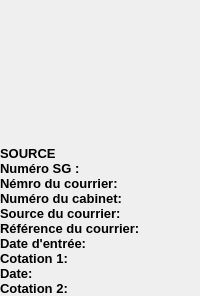
                  <widget class="QWidget" name="widget_41" native="true">
                   <layout class="QVBoxLayout" name="verticalLayout_36">
                    <property name="spacing">
                     <number>0</number>
                    </property>
                    <property name="leftMargin">
                     <number>0</number>
                    </property>
                    <property name="topMargin">
                     <number>0</number>
                    </property>
                    <property name="rightMargin">
                     <number>0</number>
                    </property>
                    <property name="bottomMargin">
                     <number>0</number>
                    </property>
                    <item>
                     <widget class="QWidget" name="widget_43" native="true">
                      <layout class="QVBoxLayout" name="verticalLayout_37">
                       <item>
                        <widget class="QLabel" name="label_86">
                         <property name="text">
                          <string/>
                         </property>
                        </widget>
                       </item>
                       <item>
                        <widget class="QLabel" name="label_6">
                         <property name="text">
                          <string/>
                         </property>
                        </widget>
                       </item>
                       <item>
                        <widget class="QLabel" name="label_3">
                         <property name="font">
                          <font>
                           <pointsize>10</pointsize>
                           <weight>75</weight>
                           <bold>true</bold>
                          </font>
                         </property>
                         <property name="text">
                          <string/>
                         </property>
                        </widget>
                       </item>
                       <item>
                        <widget class="QLabel" name="label_7">
                         <property name="text">
                          <string/>
                         </property>
                        </widget>
                       </item>
                       <item>
                        <widget class="QLabel" name="label_85">
                         <property name="font">
                          <font>
                           <pointsize>10</pointsize>
                           <weight>75</weight>
                           <bold>true</bold>
                          </font>
                         </property>
                         <property name="text">
                          <string/>
                         </property>
                        </widget>
                       </item>
                       <item>
                        <widget class="QWidget" name="widget_66" native="true">
                         <property name="font">
                          <font>
                           <pointsize>5</pointsize>
                          </font>
                         </property>
                         <layout class="QVBoxLayout" name="verticalLayout_12">
                          <item>
                           <widget class="QLabel" name="label_4">
                            <property name="font">
                             <font>
                              <pointsize>5</pointsize>
                             </font>
                            </property>
                            <property name="text">
                             <string/>
                            </property>
                           </widget>
                          </item>
                         </layout>
                        </widget>
                       </item>
                      </layout>
                     </widget>
                    </item>
                    <item>
                     <widget class="QWidget" name="widget_58" native="true">
                      <layout class="QHBoxLayout" name="horizontalLayout_45">
                       <property name="spacing">
                        <number>0</number>
                       </property>
                       <property name="leftMargin">
                        <number>0</number>
                       </property>
                       <property name="topMargin">
                        <number>0</number>
                       </property>
                       <property name="rightMargin">
                        <number>0</number>
                       </property>
                       <property name="bottomMargin">
                        <number>0</number>
                       </property>
                       <item>
                        <widget class="QLabel" name="label_87">
                         <property name="font">
                          <font>
                           <pointsize>10</pointsize>
                           <weight>75</weight>
                           <bold>true</bold>
                          </font>
                         </property>
                         <property name="text">
                          <string>SOURCE</string>
                         </property>
                        </widget>
                       </item>
                      </layout>
                     </widget>
                    </item>
                    <item>
                     <widget class="QWidget" name="widget_44" native="true">
                      <layout class="QHBoxLayout" name="horizontalLayout_19">
                       <property name="leftMargin">
                        <number>0</number>
                       </property>
                       <property name="topMargin">
                        <number>0</number>
                       </property>
                       <property name="rightMargin">
                        <number>0</number>
                       </property>
                       <property name="bottomMargin">
                        <number>0</number>
                       </property>
                       <item>
                        <widget class="QLabel" name="label_44">
                         <property name="font">
                          <font>
                           <pointsize>10</pointsize>
                           <weight>75</weight>
                           <bold>true</bold>
                          </font>
                         </property>
                         <property name="text">
                          <string>Numéro SG : </string>
                         </property>
                        </widget>
                       </item>
                       <item>
                        <widget class="QLabel" name="label_45">
                         <property name="text">
                          <string/>
                         </property>
                        </widget>
                       </item>
                      </layout>
                     </widget>
                    </item>
                    <item>
                     <widget class="QWidget" name="widget_48" native="true">
                      <layout class="QHBoxLayout" name="horizontalLayout_20">
                       <property name="leftMargin">
                        <number>0</number>
                       </property>
                       <property name="topMargin">
                        <number>0</number>
                       </property>
                       <property name="rightMargin">
                        <number>0</number>
                       </property>
                       <property name="bottomMargin">
                        <number>0</number>
                       </property>
                       <item>
                        <widget class="QLabel" name="label_46">
                         <property name="font">
                          <font>
                           <pointsize>10</pointsize>
                           <weight>75</weight>
                           <bold>true</bold>
                          </font>
                         </property>
                         <property name="text">
                          <string>Némro du courrier: </string>
                         </property>
                        </widget>
                       </item>
                       <item>
                        <widget class="QLabel" name="label_47">
                         <property name="text">
                          <string/>
                         </property>
                        </widget>
                       </item>
                      </layout>
                     </widget>
                    </item>
                    <item>
                     <widget class="QWidget" name="widget_50" native="true">
                      <layout class="QHBoxLayout" name="horizontalLayout_21">
                       <property name="leftMargin">
                        <number>0</number>
                       </property>
                       <property name="topMargin">
                        <number>0</number>
                       </property>
                       <property name="rightMargin">
                        <number>0</number>
                       </property>
                       <property name="bottomMargin">
                        <number>0</number>
                       </property>
                       <item>
                        <widget class="QLabel" name="label_48">
                         <property name="font">
                          <font>
                           <pointsize>10</pointsize>
                           <weight>75</weight>
                           <bold>true</bold>
                          </font>
                         </property>
                         <property name="text">
                          <string>Numéro du cabinet: </string>
                         </property>
                        </widget>
                       </item>
                       <item>
                        <widget class="QLabel" name="label_49">
                         <property name="text">
                          <string/>
                         </property>
                        </widget>
                       </item>
                      </layout>
                     </widget>
                    </item>
                    <item>
                     <widget class="QWidget" name="widget_52" native="true">
                      <layout class="QHBoxLayout" name="horizontalLayout_22">
                       <property name="leftMargin">
                        <number>0</number>
                       </property>
                       <property name="topMargin">
                        <number>0</number>
                       </property>
                       <property name="rightMargin">
                        <number>0</number>
                       </property>
                       <property name="bottomMargin">
                        <number>0</number>
                       </property>
                       <item>
                        <widget class="QLabel" name="label_50">
                         <property name="font">
                          <font>
                           <pointsize>10</pointsize>
                           <weight>75</weight>
                           <bold>true</bold>
                          </font>
                         </property>
                         <property name="text">
                          <string>Source du courrier: </string>
                         </property>
                        </widget>
                       </item>
                       <item>
                        <widget class="QLabel" name="label_51">
                         <property name="text">
                          <string/>
                         </property>
                        </widget>
                       </item>
                      </layout>
                     </widget>
                    </item>
                    <item>
                     <widget class="QWidget" name="widget_53" native="true">
                      <layout class="QHBoxLayout" name="horizontalLayout_23">
                       <property name="leftMargin">
                        <number>0</number>
                       </property>
                       <property name="topMargin">
                        <number>0</number>
                       </property>
                       <property name="rightMargin">
                        <number>0</number>
                       </property>
                       <property name="bottomMargin">
                        <number>0</number>
                       </property>
                       <item>
                        <widget class="QLabel" name="label_52">
                         <property name="font">
                          <font>
                           <pointsize>10</pointsize>
                           <weight>75</weight>
                           <bold>true</bold>
                          </font>
                         </property>
                         <property name="text">
                          <string>Référence du courrier: </string>
                         </property>
                        </widget>
                       </item>
                       <item>
                        <widget class="QLabel" name="label_53">
                         <property name="text">
                          <string/>
                         </property>
                        </widget>
                       </item>
                      </layout>
                     </widget>
                    </item>
                    <item>
                     <widget class="QWidget" name="widget_51" native="true">
                      <layout class="QHBoxLayout" name="horizontalLayout_24">
                       <property name="leftMargin">
                        <number>0</number>
                       </property>
                       <property name="topMargin">
                        <number>0</number>
                       </property>
                       <property name="rightMargin">
                        <number>0</number>
                       </property>
                       <property name="bottomMargin">
                        <number>0</number>
                       </property>
                       <item>
                        <widget class="QLabel" name="label_54">
                         <property name="font">
                          <font>
                           <pointsize>10</pointsize>
                           <weight>75</weight>
                           <bold>true</bold>
                          </font>
                         </property>
                         <property name="text">
                          <string>Date d'entrée: </string>
                         </property>
                        </widget>
                       </item>
                       <item>
                        <widget class="QLabel" name="label_55">
                         <property name="text">
                          <string/>
                         </property>
                        </widget>
                       </item>
                      </layout>
                     </widget>
                    </item>
                    <item>
                     <widget class="QWidget" name="widget_49" native="true">
                      <layout class="QHBoxLayout" name="horizontalLayout_25">
                       <property name="leftMargin">
                        <number>0</number>
                       </property>
                       <property name="topMargin">
                        <number>0</number>
                       </property>
                       <property name="rightMargin">
                        <number>0</number>
                       </property>
                       <property name="bottomMargin">
                        <number>0</number>
                       </property>
                       <item>
                        <widget class="QLabel" name="label_57">
                         <property name="font">
                          <font>
                           <pointsize>10</pointsize>
                           <weight>75</weight>
                           <bold>true</bold>
                          </font>
                         </property>
                         <property name="text">
                          <string>Cotation 1: </string>
                         </property>
                        </widget>
                       </item>
                       <item>
                        <widget class="QLabel" name="label_58">
                         <property name="text">
                          <string/>
                         </property>
                        </widget>
                       </item>
                      </layout>
                     </widget>
                    </item>
                    <item>
                     <widget class="QWidget" name="widget_47" native="true">
                      <layout class="QHBoxLayout" name="horizontalLayout_26">
                       <property name="leftMargin">
                        <number>0</number>
                       </property>
                       <property name="topMargin">
                        <number>0</number>
                       </property>
                       <property name="rightMargin">
                        <number>0</number>
                       </property>
                       <property name="bottomMargin">
                        <number>0</number>
                       </property>
                       <item>
                        <widget class="QLabel" name="label_59">
                         <property name="font">
                          <font>
                           <pointsize>10</pointsize>
                           <weight>75</weight>
                           <bold>true</bold>
                          </font>
                         </property>
                         <property name="text">
                          <string>Date: </string>
                         </property>
                        </widget>
                       </item>
                       <item>
                        <widget class="QLabel" name="label_60">
                         <property name="text">
                          <string/>
                         </property>
                        </widget>
                       </item>
                      </layout>
                     </widget>
                    </item>
                    <item>
                     <widget class="QWidget" name="widget_45" native="true">
                      <layout class="QHBoxLayout" name="horizontalLayout_27">
                       <property name="leftMargin">
                        <number>0</number>
                       </property>
                       <property name="topMargin">
                        <number>0</number>
                       </property>
                       <property name="rightMargin">
                        <number>0</number>
                       </property>
                       <property name="bottomMargin">
                        <number>0</number>
                       </property>
                       <item>
                        <widget class="QLabel" name="label_61">
                         <property name="font">
                          <font>
                           <pointsize>10</pointsize>
                           <weight>75</weight>
                           <bold>true</bold>
                          </font>
                         </property>
                         <property name="text">
                          <string>Cotation 2: </string>
                         </property>
                        </widget>
                       </item>
                       <item>
                        <widget class="QLabel" name="label_62">
                         <property name="text">
                          <string/>
                         </property>
                        </widget>
                       </item>
                      </layout>
                     </widget>
                    </item>
                   </layout>
                  </widget>
